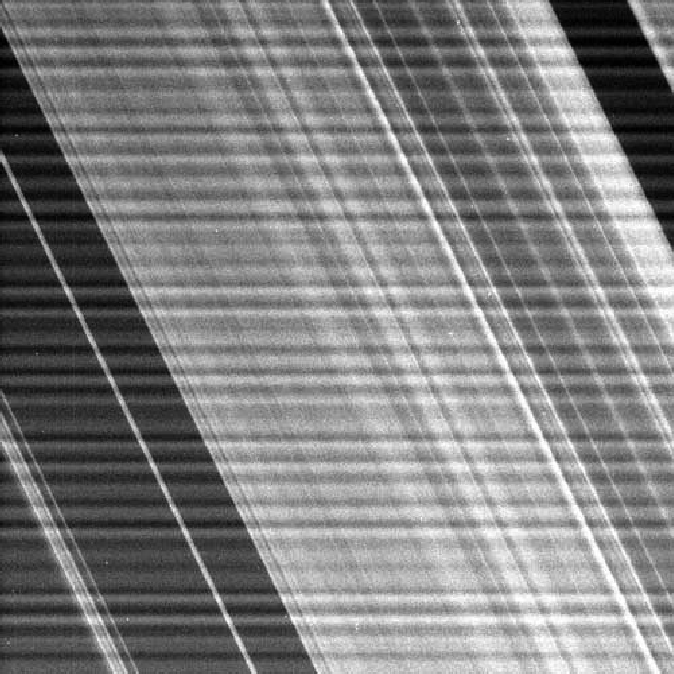
#> input picture Immagini/anelli.tif, 674 x 674 px, found by its file name
$ python Ex_3_2_1.py
#> lines starting #> are read from the running program, lines starting #| are printed output that depends on the picture
# -*- coding: utf-8 -*-
"""
Created on Tue Apr  8 09:12:40 2025

@author: ddm
"""

import sys
sys.path.append("../Librerie")
import numpy as np # importa Numpy
import matplotlib.pyplot as plt # importa Matplotlib
import scipy.ndimage as ndi # importa Scipy per le immagini
import skimage.io as io # importa il modulo Input/Output di SK-Image
import scipy.ndimage as ndi
import mylib as ml

# 1. Filtraggio notch. L’immagine anelli.tif mostra una parte degli anelli che circondano Saturno. Il rumore
# sinusoidale `e dovuto ad un segnale AC sovrapposto a quello della fotocamera prima di digitalizzare l’immagine.
# Tale interferenza `e semplice da rimuovere se si progetta un filtro notch in grado di cancellare il
# contributo del rumore. Calcolate quindi la trasformata di Fourier dell’immagine, analizzatela, individuate
# il contributo realtivo al segnale sinusoidale e cercate di eliminarlo con il filtraggio

#Visualizzo Immagine input
x = io.imread('../immagini/anelli.tif')
#> x is the input picture: shape (674, 674); min 0, max 255, mean 127.9
plt.figure(1)
plt.imshow(x,clim=None,cmap='gray')
plt.title('Immagine input')

#Visualizzo spettro ampiezze
X = np.fft.fft2(x)
X = np.fft.fftshift(X)
plt.figure(2)
plt.imshow( np.log(1+np.abs(X)),clim=None,cmap='gray',extent=(-0.5,+0.5,-0.5,+0.5))
plt.title('Spettro delle ampiezze')
#Notiamo che il contributo del rumore si traduce in frequenza in una croce

#Proviamo allora a rimuovere questo contributo (senza intaccare le basse frequenze)
m = np.fft.fftshift( np.fft.fftfreq(X.shape[0]))
#> m = 674 values from -0.5 to 0.499
n = np.fft.fftshift( np.fft.fftfreq(X.shape[1]))
#> n = 674 values from -0.5 to 0.499
l,k = np.meshgrid(n,m)#l com.orizzontale , k comp verticale

eps= 0.005
r= 0.03
#Creo riga
cross = (( (l < eps)&(l > -eps)))
plt.figure(3)
plt.imshow( cross,clim=[0,1],cmap='gray',extent=(-0.5,+0.5,-0.5,+0.5))
plt.title('Risp. in frequenza della riga')

#Creo cerchio (LPF)
notch =( np.sqrt( l**2 + k**2 ) > r) & (np.sqrt( l**2 + k**2 ) < r*10 )
plt.figure(4)
plt.imshow( notch,clim=None,cmap='gray',extent=(-0.5,+0.5,-0.5,+0.5))
plt.title('Risp. in frequenza del cerchio')

#Combino le due maschere
mask =1 - ( notch * cross )
plt.figure(5)
plt.imshow( mask,clim=None,cmap='gray',extent=(-0.5,+0.5,-0.5,+0.5))
plt.title('Risp. in frequenza dela maschera')

#Applico filtraggio
Y = X  * mask
plt.figure(6)
plt.imshow( np.log( 1+ np.abs(Y)),clim=None,cmap='gray',extent=(-0.5,+0.5,-0.5,+0.5))
plt.title('Risultato del filtraggio in frequenza')

#Verifico filtraggio nel dominio dello spazio
y = np.real(np.fft.ifft2( np.fft.ifftshift( Y ) ));
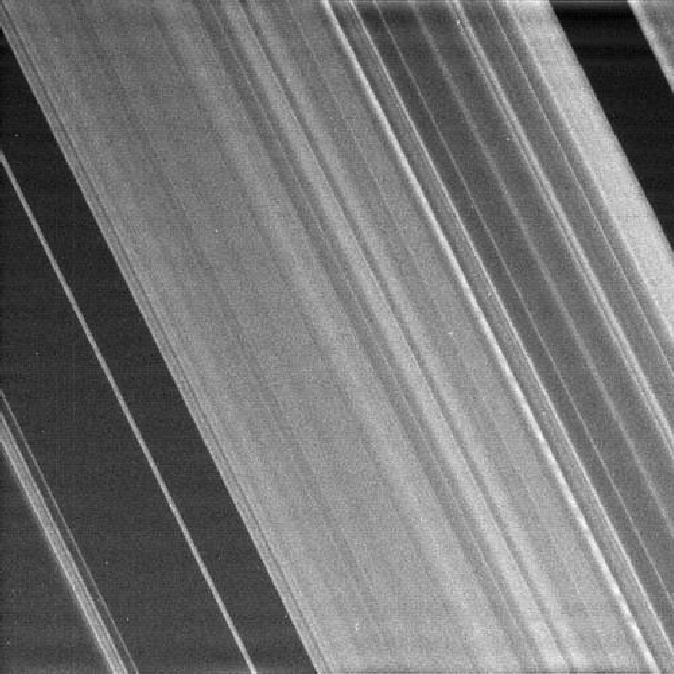
#> y: shape (674, 674) float64; min -7.06, max 283.7, mean 127.9; drawn with min black and max white
plt.figure(7); plt.imshow(y, clim=[0,255], cmap='gray');
plt.title('Immagine filtrata ');
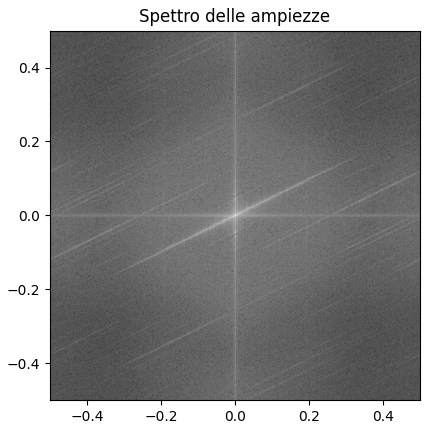
#> figure drawn by matplotlib, 1 panel
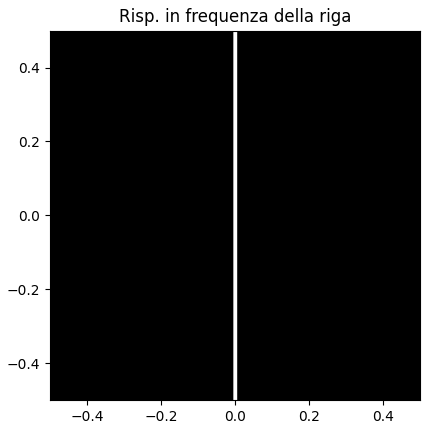
#> figure drawn by matplotlib, 1 panel
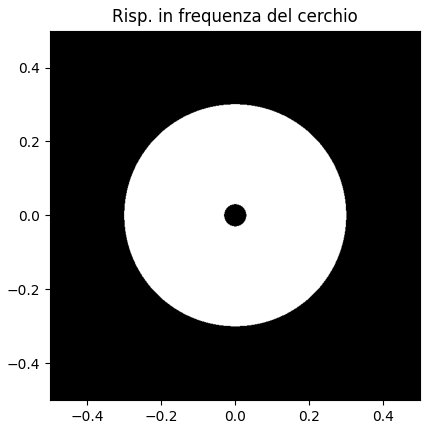
#> figure drawn by matplotlib, 1 panel
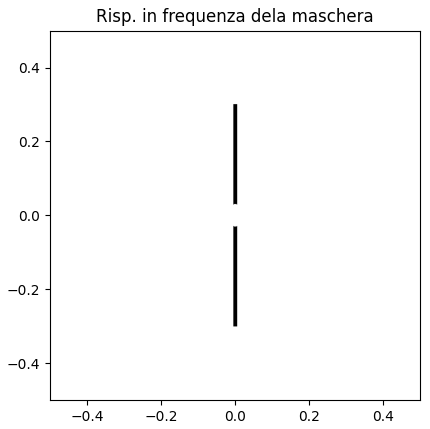
#> figure drawn by matplotlib, 1 panel
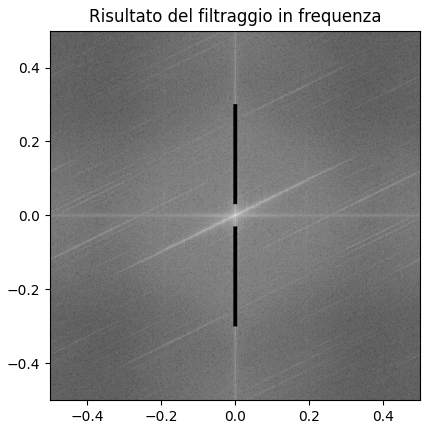
#> figure drawn by matplotlib, 1 panel

$ run again, with Immagini/Washington_green.tif copied over Immagini/anelli.tif
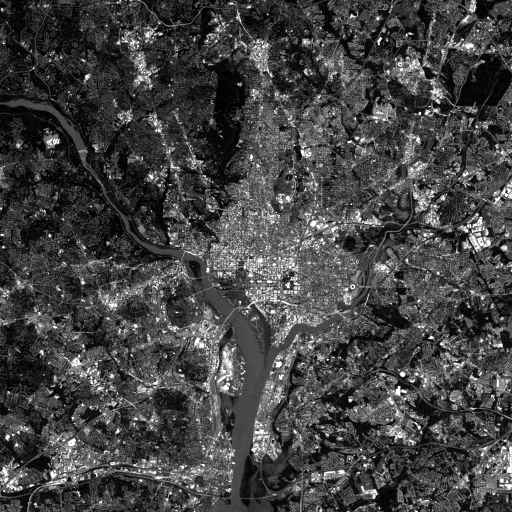
#> input picture Immagini/Washington_green.tif, 1026 x 1024 px, found by its file name (shown at 1/2 size)
#> x is the input picture: shape (1024, 1026); min 0, max 255, mean 67.9
#> `plt.title('Immagine filtrata ');`:
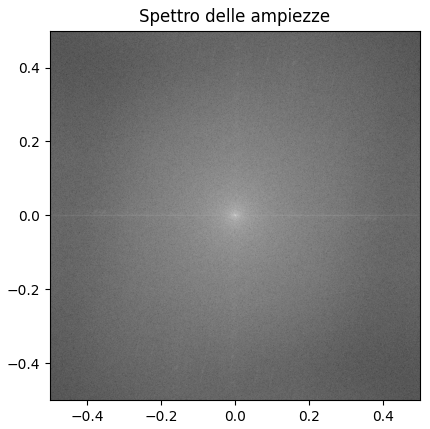
#> figure drawn by matplotlib, 1 panel
#> `plt.title('Immagine filtrata ');`:
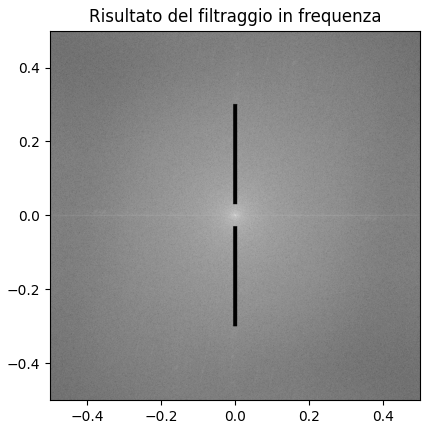
#> figure drawn by matplotlib, 1 panel

$ run again, with Immagini/Washington_infrared.tif copied over Immagini/anelli.tif
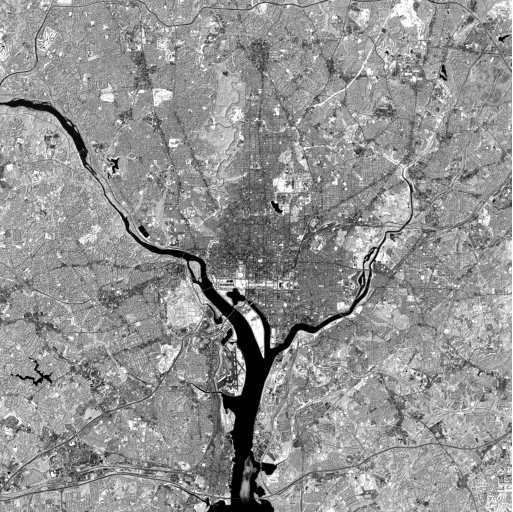
#> input picture Immagini/Washington_infrared.tif, 1026 x 1024 px, found by its file name (shown at 1/2 size)
#> x is the input picture: shape (1024, 1026); min 0, max 255, mean 146.4
#> `y = np.real(np.fft.ifft2( np.fft.ifftshift( Y ) ));`:
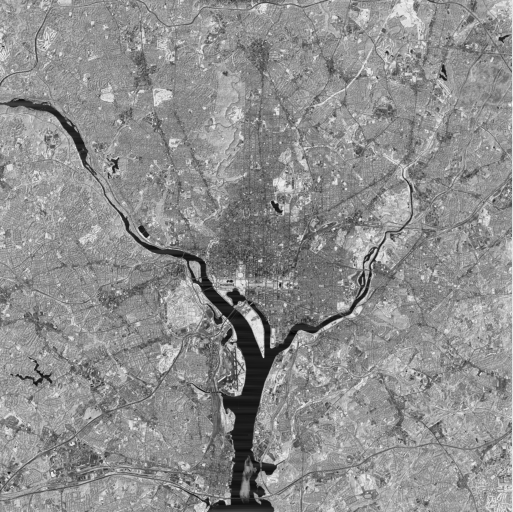
#> y: shape (1024, 1026) float64 (shown at 1/2 size); min -34.24, max 288.1, mean 146.4; drawn with min black and max white
#> `plt.title('Immagine filtrata ');`:
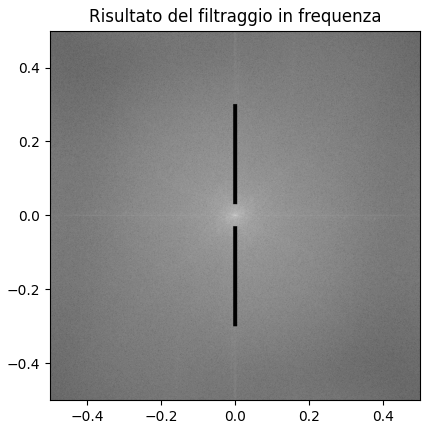
#> figure drawn by matplotlib, 1 panel
